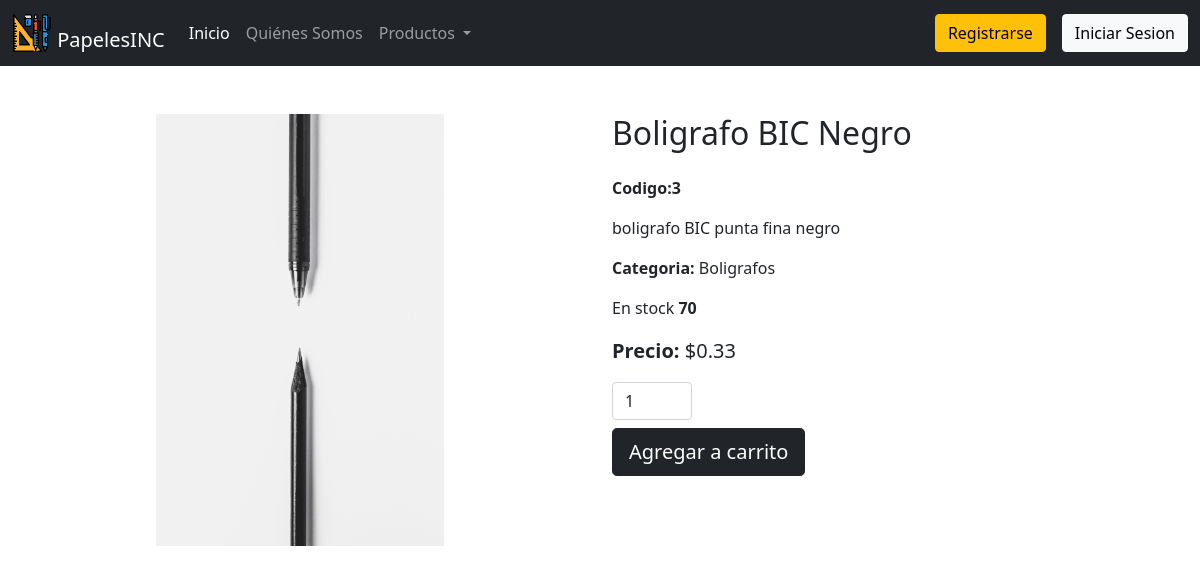
Screenshot of /Vista/Especialidad/detalles_prod.php?id=3 with the database file from the repository.
### tables this page shows
CREATE TABLE IF NOT EXISTS `tbproducto` (
  `id_producto` int(11) NOT NULL AUTO_INCREMENT,
  `nombre` varchar(255) NOT NULL,
  `descripcion` varchar(255) NOT NULL,
  `id_categoria` int(11) NOT NULL,
  `precio` double NOT NULL,
  `stock` int(11) NOT NULL,
  `marca` varchar(255) NOT NULL,
  `img` varchar(255) NOT NULL,
  PRIMARY KEY (`id_producto`)
);

CREATE TABLE IF NOT EXISTS `tbcategoria` (
  `id_categoria` int(11) NOT NULL AUTO_INCREMENT,
  `categoria` varchar(255) NOT NULL,
  PRIMARY KEY (`id_categoria`)
);

### Vista/Especialidad/detalles_prod.php (the view, shortened to what this page needs)
<!DOCTYPE html>
<html lang="en">
<head>
    <link href="https://cdn.jsdelivr.net/npm/bootstrap@5.0.1/dist/css/bootstrap.min.css" rel="stylesheet">
    <link rel="stylesheet" href="estilos/estilo.css">
</head>
<body>
    <?php
    include_once "Navbar.php";
    ?>
    <?php
    $dbhost = 'localhost:3307';
    $dbuser = 'root';
    $dbpass = "";
    $dbname = "dbpapeleria";
    $id = $_GET['id'];
    $obj_conexion = mysqli_connect($dbhost, $dbuser, $dbpass, $dbname);
    $sql = "select * from tbproducto where id_producto=" . $id;
    $sqlCategoria = "select * from tbcategoria where id_categoria=";
    $resultado = $obj_conexion->query($sql);
    if ($resultado) {
        while($fila = $resultado -> fetch_array()){
            echo " <div class='container-fluid mt-5'>";
            echo "<form method='post' action='carrito.php?action=add&id=". $fila['id_producto'] . "'";
            echo "<div class='row'>";
            echo "<div class='col-6 text-center'>";
            echo "<img src='../../" . $fila['img'] . "'class='w-50' >";
            echo "</div>";
            echo "<div class='col-6 text-start'>";
            echo "<h2 class='mb-4'>" . $fila['nombre'] . "</h2>";
            echo "<p class='fw-bold'>". "Codigo:" . $fila['id_producto'] ."</p>";
            echo "<p class='fw-light fs-6'>". $fila['descripcion'] ."</p>";
            $sqlCategoria.= $fila['id_categoria'];
            $resultadoCategoria = $obj_conexion->query($sqlCategoria);
            $categoria = $resultadoCategoria -> fetch_array();
            echo "<p class='fs-6'><span class='fw-bold'>Categoria: </span>". $categoria[1] ."</p>";
            echo "<p class='fs-6'>En stock <span class='fw-bold'>". $fila['stock'] ."</span></p>";
            echo "<p class='fs-5'><span class='fw-bold'>Precio:</span> $". $fila['precio'] ."</p>";
            echo "<input type='text' class='form-control' name='cantidad' value='1' style='width: 80px;'>";
            if($fila['stock'] > 0){
                echo "<input type='submit' class='btn btn-dark btn-lg mt-2' name='add' value='Agregar a carrito'>";
            }else{
                echo "<a href='index.php' class='btn btn-dark btn-lg mt-2'>No disponible</a>";
            }
            echo "</form>";
            echo "</div>";
        }
    }
    ?>
</body>
</html>

### rows the page displays
tbproducto: img (picture), nombre "Boligrafo BIC Negro", id_producto "3", descripcion "boligrafo BIC punta fina negro", id_categoria.categoria "Boligrafos", stock "70", precio "0.33"
